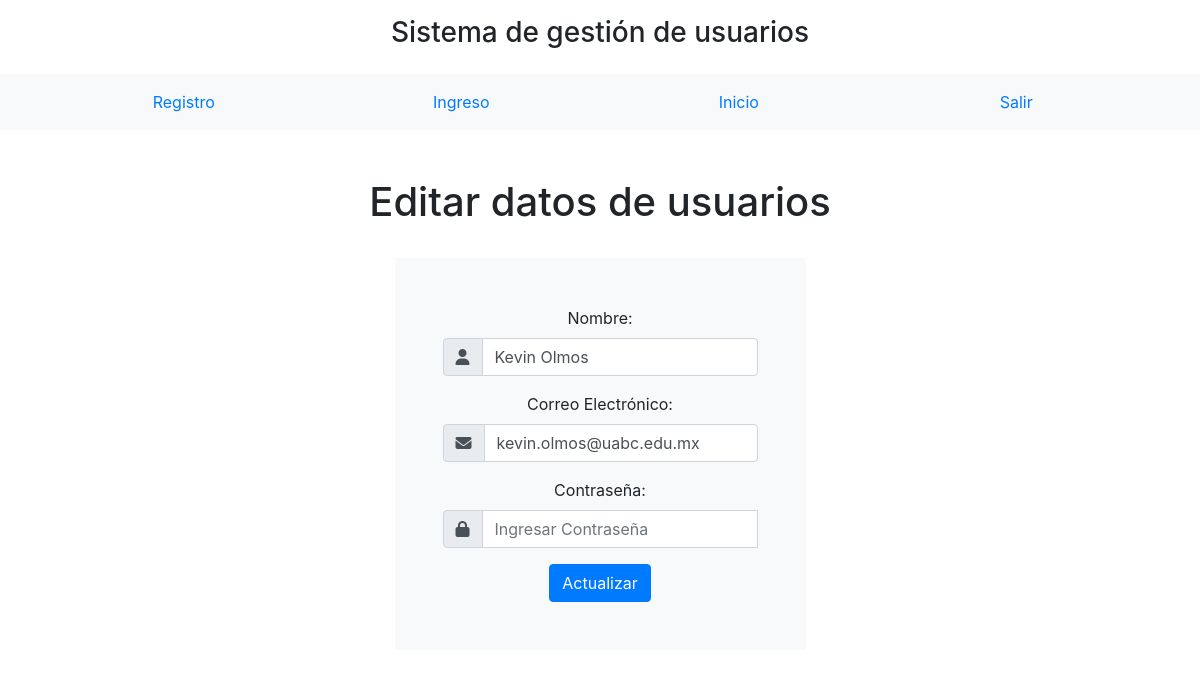
Page /04.PDO-MYSQL/index.php?pagina=editar&token=0dda8036911975c184c52cc702cd7b74 (signed in) on the committed database.
### tables this page shows
CREATE TABLE `registros` (
  `id` int(11) NOT NULL,
  `token` text NOT NULL,
  `nombre` text NOT NULL,
  `email` text NOT NULL,
  `password` varchar(100) NOT NULL,
  `intentos_fallidos` int(11) DEFAULT NULL,
  `fecha` timestamp NOT NULL DEFAULT current_timestamp() ON UPDATE current_timestamp()
);

### 04.PDO-MYSQL/controladores/plantilla.controlador.php (called while the page is built)
<?php
class ControladorPlantilla {
    public function ctrTraerPlantilla() {
        include "vistas/plantilla.php";
    }
}
?>

### 04.PDO-MYSQL/index.php (called while the page is built)
<?php
    require_once "controladores/plantilla.controlador.php";
    require_once "controladores/formularios.controlador.php";
    require_once "modelos/formularios.modelo.php";
    $plantilla = new ControladorPlantilla();
    $plantilla -> ctrTraerPlantilla();

### 04.PDO-MYSQL/controladores/formularios.controlador.php (called while the page is built, shortened)
<?php
class ControladorFormularios {
    static public function ctrSeleccionarRegistros($item, $valor) {
        $tabla = "registros";
        $respuesta = ModeloFormularios::mdlSeleccionarRegistros($tabla, $item, $valor);
        return $respuesta;
    }
}

### 04.PDO-MYSQL/modelos/conexion.php (called while the page is built)
<?php
Class Conexion  {
    static public function conectar() {
        $link = new PDO("mysql:host=localhost;dbname=curso-php","root","");
        $link->exec("set names utf8");
        return $link;
    }
}
?>

### 04.PDO-MYSQL/modelos/formularios.modelo.php (called while the page is built, shortened)
<?php
require_once "conexion.php";
class ModeloFormularios {
    static public function mdlSeleccionarRegistros($tabla, $item, $valor) {
        if ($item == null && $valor == null) {
            $stmt = Conexion::conectar()->prepare("SELECT *, DATE_FORMAT(fecha, '%d/%m/%Y') AS fecha FROM $tabla");
            $stmt->execute();
            return $stmt->fetchAll();
        } else {
            $stmt = Conexion::conectar()->prepare("SELECT *, DATE_FORMAT(fecha, '%d/%m/%Y') AS fecha FROM $tabla WHERE $item = :$item");
            $stmt->bindParam(":". $item, $valor, PDO::PARAM_STR);
            $stmt->execute();
            return $stmt->fetch();
        }
    }
}

### 04.PDO-MYSQL/vistas/paginas/editar.php (the view, shortened to what this page needs)
<?php
    if(isset($_GET["token"])) {
        $item = "token";
        $valor = $_GET["token"];
        $usuario = ControladorFormularios::ctrSeleccionarRegistros($item, $valor);
    }
?>
<div class="text-center">
    <H1>Editar datos de usuarios</H1>
</div>
<br>
<div class="d-flex justify-content-center text-center">
    <form method="POST" class="p-5 bg-light">
        <div class="form-group">
            <label for="nombre">Nombre:</label>
            <div class="input-group">
                <div class="input-group-prepend">
                    <span class="input-group-text"><i class="fa-solid fa-user"></i></span>
                </div>
                <input type="text" class="form-control" value="<?php echo $usuario["nombre"]; ?>" placeholder="Ingresar nombre" required id="actualizarNombre" name="actualizarNombre">
            </div>
        </div>
        <div class="form-group">
            <label for="email">Correo Electrónico:</label>
            <div class="input-group">
                <div class="input-group-prepend">
                    <span class="input-group-text"><i class="fa-solid fa-envelope"></i></span>
                </div>
                <input type="email" class="form-control" value="<?php echo $usuario["email"]; ?>" placeholder="Ingresar correo electronico" required id="actualizarEmail" name="actualizarEmail">
            </div>
        </div>
        <div class="form-group">
            <label for="pwd">Contraseña:</label>
            <div class="input-group">
                <div class="input-group-prepend">
                    <span class="input-group-text"><i class="fa-solid fa-lock"></i></span>
                </div>
                <input type="password" class="form-control" placeholder="Ingresar Contraseña" id="pwd" required name="actualizarPassword">
            </div>
        </div>
          <button type="submit" id="btnActualizar" class="btn btn-primary">Actualizar</button>
    </form>
</div>

### rows in the picture
registros: actualizarNombre "Kevin Olmos", actualizarEmail "kevin.olmos@uabc.edu.mx"
